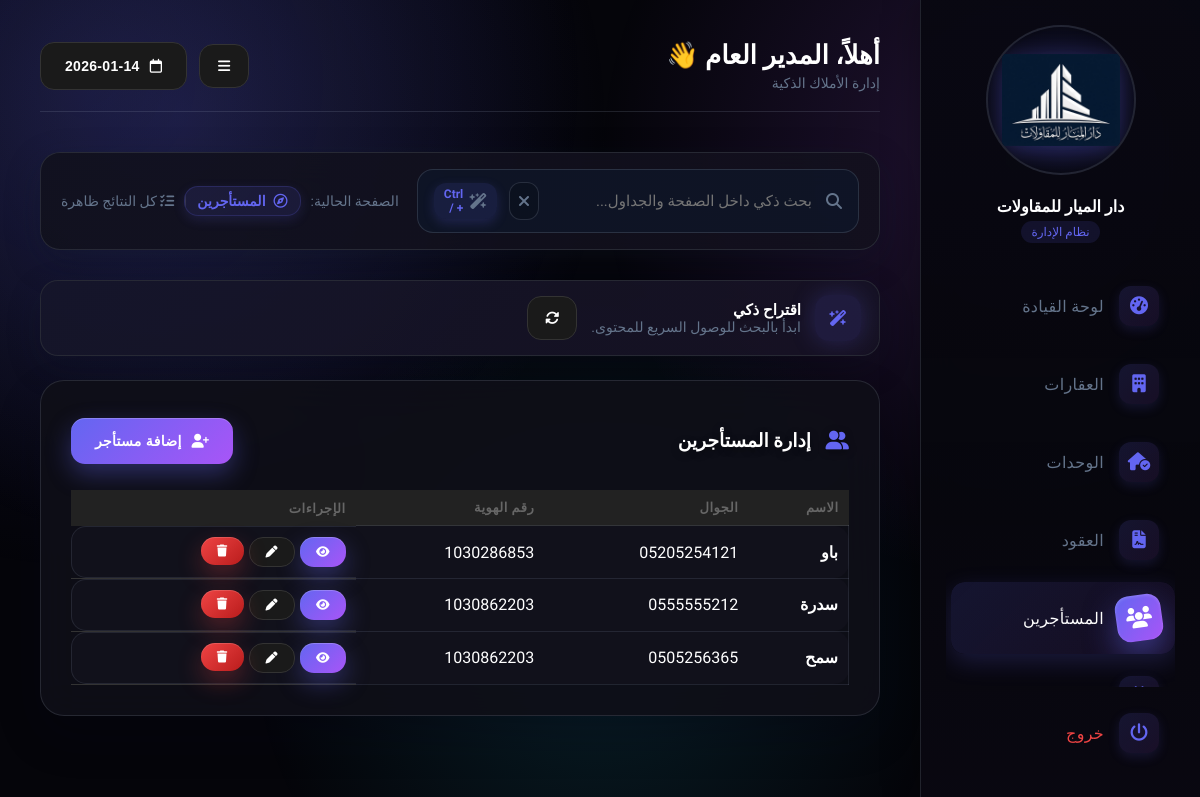
Screenshot of /index.php?p=tenants (signed in) with the database file from the repository.
### tables this page shows
CREATE TABLE `tenants` (
  `id` int NOT NULL,
  `name` varchar(255) NOT NULL,
  `phone` varchar(20) NOT NULL,
  `id_number` varchar(50) DEFAULT NULL,
  `email` varchar(100) DEFAULT NULL
);

### config.php (called while the page is built, shortened)
<?php
function table_has_column(PDO $pdo, string $table, string $column): bool {
    try {
        $stmt = $pdo->prepare("SHOW COLUMNS FROM `$table` LIKE ?");
        $stmt->execute([$column]);
        return (bool) $stmt->fetch();
    } catch (Exception $e) {
        return false;
    }
}
function tenant_name_column(PDO $pdo): string {
    return table_has_column($pdo, 'tenants', 'full_name') ? 'full_name' : 'name';
}
?>

### pages/tenants.php (the view, shortened to what this page needs)
<?php
$tenantNameColumn = tenant_name_column($pdo);
?>
<div class="card">
    <div style="display:flex; justify-content:space-between; align-items:center; margin-bottom:20px">
        <h3><i class="fa-solid fa-user-group" style="margin-left:10px;color:var(--primary)"></i> إدارة المستأجرين</h3>
        <button onclick="openModal()" class="btn btn-primary"><i class="fa-solid fa-user-plus"></i> إضافة مستأجر</button>
    </div>
    <?php
    $tenants = $pdo->query("SELECT id, $tenantNameColumn AS name, phone, id_number, email FROM tenants ORDER BY id DESC");
    if($tenants->rowCount() == 0): ?>
        <div style="text-align:center; padding:40px; color:#666">لا يوجد مستأجرين حالياً.</div>
    <?php else: ?>
        <table style="width:100%; border-collapse:collapse">
            <thead>
                <tr style="background:#222; text-align:right">
                    <th style="padding:10px">الاسم</th>
                    <th style="padding:10px">الجوال</th>
                    <th style="padding:10px">رقم الهوية</th>
                    <th style="padding:10px">الإجراءات</th>
                </tr>
            </thead>
            <tbody>
                <?php while($t = $tenants->fetch()): ?>
                <tr style="border-bottom:1px solid #333">
                    <td style="padding:10px; font-weight:bold"><?= $t['name'] ?></td>
                    <td style="padding:10px"><?= $t['phone'] ?></td>
                    <td style="padding:10px"><?= $t['id_number'] ?></td>
                    <td style="padding:10px; display:flex; gap:5px">
                        <a href="index.php?p=tenant_view&id=<?= $t['id'] ?>" class="btn btn-primary btn-sm"><i class="fa-solid fa-eye"></i></a>
                        <button onclick="editTenant(this)"
                            data-id="<?= $t['id'] ?>"
                            data-name="<?= $t['name'] ?>"
                            data-phone="<?= $t['phone'] ?>"
                            data-idn="<?= $t['id_number'] ?>"
                            data-email="<?= $t['email'] ?>"
                            class="btn btn-dark btn-sm"><i class="fa-solid fa-pen"></i></button>
                        <form method="POST" onsubmit="return confirm('حذف المستأجر؟');" style="margin:0">
                            <button class="btn btn-danger btn-sm"><i class="fa-solid fa-trash"></i></button>
                        </form>
                    </td>
                </tr>
                <?php endwhile; ?>
            </tbody>
        </table>
    <?php endif; ?>
</div>

### rows the page displays
tenants: name "باو", phone "05205254121", id_number "1030286853"
tenants: name "سدرة", phone "0555555212", id_number "1030862203"
tenants: name "سمح", phone "0505256365", id_number "1030862203"

### other values shown
$company_name_safe "دار الميار للمقاولات"
$user_name "المدير العام"
$displayDate "2026-01-14"
$page_title "المستأجرين"
